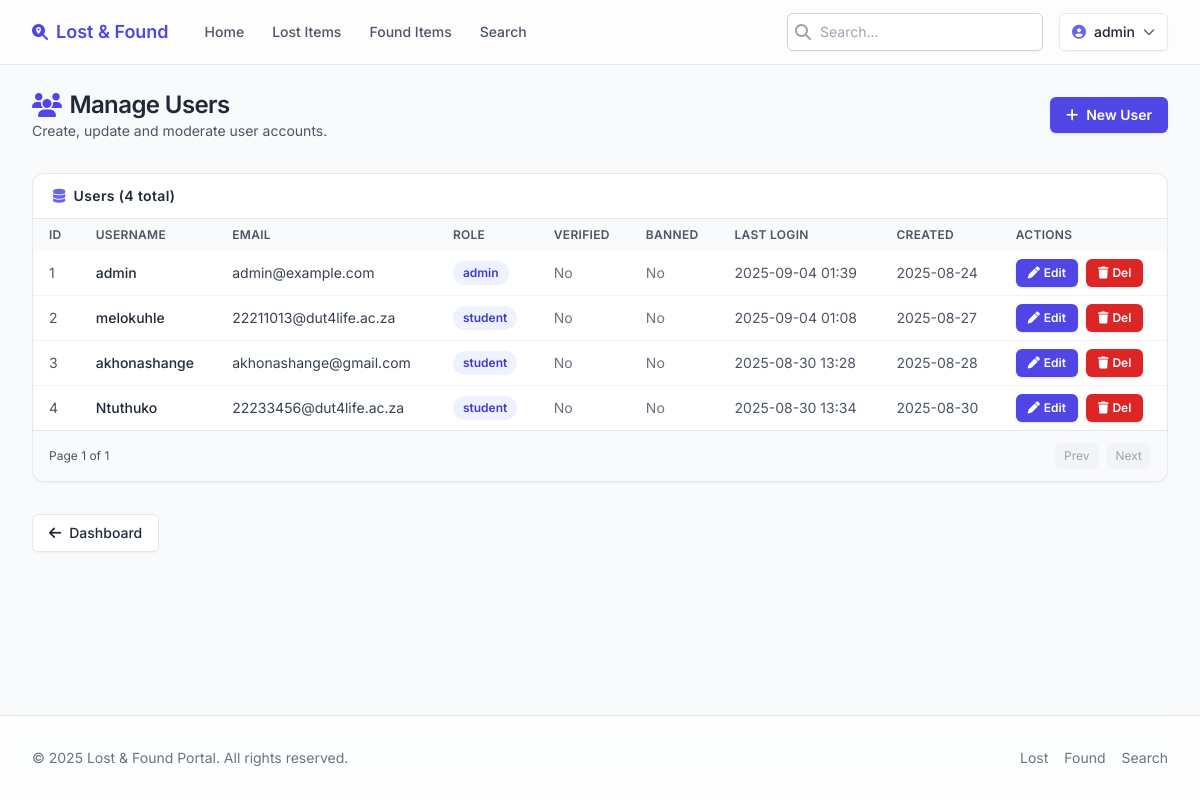
/admin/users (signed in), run on an earlier commit of the app's database.
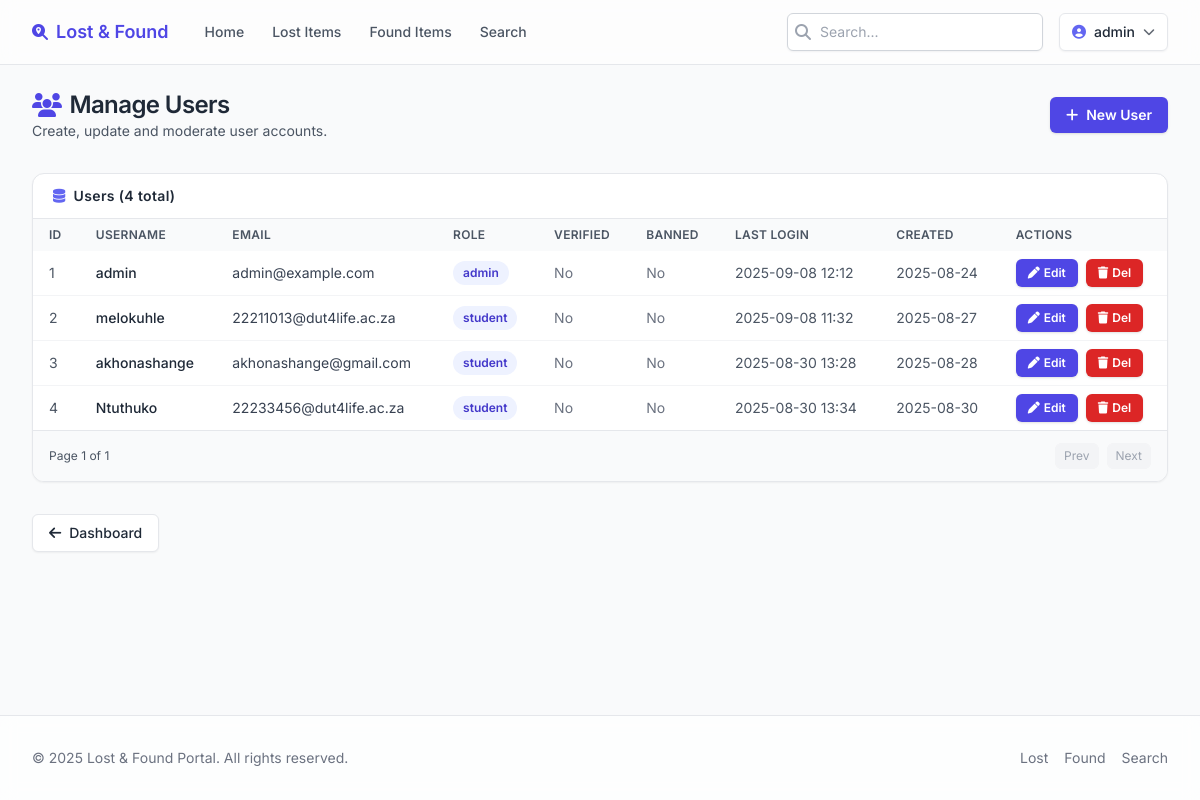
And on a later commit of the database.
### models.py (models this page shows, shortened)
class User(UserMixin, db.Model):
    __tablename__ = 'users'
    id = db.Column(db.Integer, primary_key=True)
    username = db.Column(db.String(80), unique=True, nullable=False)
    email = db.Column(db.String(120), unique=True, nullable=False)
    password_hash = db.Column(db.String(255), nullable=False)
    role = db.Column(db.String(20), default='student')  # 'student' or 'admin'
    is_verified = db.Column(db.Boolean, default=False)
    is_banned = db.Column(db.Boolean, default=False)
    created_at = db.Column(db.DateTime, default=db.func.current_timestamp())
    last_login = db.Column(db.DateTime, nullable=True)

### app.py (the view)
@app.route('/admin/users')
@login_required
@admin_required
def admin_users():
    page = request.args.get('page', 1, type=int)
    users = User.query.paginate(page=page, per_page=20, error_out=False)
    delete_forms = {user.id: DeleteUserForm() for user in users.items}
    return render_template('admin_users.html',
                         title='Manage Users',
                         users=users,
                         delete_forms=delete_forms)

### forms.py
class DeleteUserForm(FlaskForm):
    submit = SubmitField('Delete')

### __init__.py (called while the page is built)
def create_app():
    app = Flask(__name__)
    app.config.from_object(Config)
    db.init_app(app)
    login_manager.init_app(app)
    login_manager.login_view = 'login'
    login_manager.login_message = 'Please log in to access this page.'
    @login_manager.user_loader
    def load_user(user_id):
        from models import User
        return User.query.get(int(user_id))
    with app.app_context():
        import models
        db.create_all()
        from models import User
        admin_user = User.query.filter_by(username='admin').first()
        if not admin_user:
            admin_user = User(username='admin', email='admin@example.com', role='admin')
            admin_user.set_password('admin123')
            db.session.add(admin_user)
            db.session.commit()
    return app

### app.py (called while the page is built)
def admin_required(f):
    from functools import wraps
    @wraps(f)
    def decorated_function(*args, **kwargs):
        if not current_user.is_authenticated or current_user.role != 'admin':
            flash('You need admin privileges to access this page.', 'error')
            return redirect(url_for('login'))
        return f(*args, **kwargs)
    return decorated_function

### templates/admin_users.html (shortened to what this page needs)
{% extends "base.html" %}
{% block content %}
<div class="space-y-8">
    <div class="flex flex-col gap-3 md:flex-row md:items-center md:justify-between">
        <div>
            <h1 class="text-2xl font-semibold tracking-tight flex items-center gap-2"><i class="fas fa-users text-primary-600"></i><span>Manage Users</span></h1>
            <p class="text-sm text-gray-600">Create, update and moderate user accounts.</p>
        </div>
        <a href="{{ url_for('admin_create_user') }}" class="inline-flex items-center gap-2 rounded-md bg-primary-600 px-4 py-2 text-sm font-semibold text-white shadow hover:bg-primary-700"><i class="fas fa-plus"></i>New User</a>
    </div>
    <div class="rounded-xl border border-gray-200 bg-white shadow-sm overflow-hidden">
        <div class="flex items-center justify-between border-b px-5 py-3">
            <h2 class="text-sm font-semibold tracking-wide flex items-center gap-2"><i class="fas fa-database text-primary-500"></i>Users ({{ users.total }} total)</h2>
        </div>
        <div class="overflow-x-auto">
            {% if users.items %}
            <table class="min-w-full text-sm">
                <thead class="bg-gray-50 text-left text-xs uppercase tracking-wide text-gray-600">
                    <tr>
                        <th class="px-4 py-2 font-semibold">ID</th>
                        <th class="px-4 py-2 font-semibold">Username</th>
                        <th class="px-4 py-2 font-semibold">Email</th>
                        <th class="px-4 py-2 font-semibold">Role</th>
                        <th class="px-4 py-2 font-semibold">Verified</th>
                        <th class="px-4 py-2 font-semibold">Banned</th>
                        <th class="px-4 py-2 font-semibold">Last Login</th>
                        <th class="px-4 py-2 font-semibold">Created</th>
                        <th class="px-4 py-2 font-semibold">Actions</th>
                    </tr>
                </thead>
                <tbody class="divide-y divide-gray-100">
                    {% for user in users.items %}
                    <tr class="hover:bg-gray-50/70">
                        <td class="px-4 py-2 text-gray-600">{{ user.id }}</td>
                        <td class="px-4 py-2 font-medium text-gray-800">{{ user.username }}</td>
                        <td class="px-4 py-2 text-gray-700">{{ user.email }}</td>
                        <td class="px-4 py-2">
                            <span class="inline-flex rounded-full bg-primary-50 px-2.5 py-1 text-xs font-semibold text-primary-700">{{ user.role }}</span>
                        </td>
                        <td class="px-4 py-2">{% if user.is_verified %}<span class="text-emerald-600 font-medium">Yes</span>{% else %}<span class="text-gray-500">No</span>{% endif %}</td>
                        <td class="px-4 py-2">{% if user.is_banned %}<span class="text-red-600 font-medium">Yes</span>{% else %}<span class="text-gray-500">No</span>{% endif %}</td>
                        <td class="px-4 py-2 text-gray-600">{{ user.last_login.strftime('%Y-%m-%d %H:%M') if user.last_login else 'Never' }}</td>
                        <td class="px-4 py-2 text-gray-600">{{ user.created_at.strftime('%Y-%m-%d') }}</td>
                        <td class="px-4 py-2">
                            <div class="flex items-center gap-2">
                                <a href="{{ url_for('admin_edit_user', user_id=user.id) }}" class="inline-flex items-center rounded-md bg-indigo-600 px-3 py-1.5 text-xs font-semibold text-white shadow hover:bg-indigo-700"><i class="fas fa-pen mr-1"></i>Edit</a>
                                <form method="POST" action="{{ url_for('admin_delete_user', user_id=user.id) }}" onsubmit="return confirm('Delete this user?');">
                                    <button type="submit" class="inline-flex items-center rounded-md bg-red-600 px-3 py-1.5 text-xs font-semibold text-white shadow hover:bg-red-700"><i class="fas fa-trash mr-1"></i>Del</button>
                                </form>
                            </div>
                        </td>
                    </tr>
                    {% endfor %}
                </tbody>
            </table>
            {% else %}
            <p class="p-6 text-center text-sm text-gray-500">No users found.</p>
            {% endif %}
        </div>
        {% if users.items %}
        <div class="border-t bg-gray-50 px-4 py-3 flex items-center justify-between text-xs text-gray-600">
            <div>Page {{ users.page }} of {{ users.pages }}</div>
            <div class="flex items-center gap-2">
                {% if users.has_prev %}
                <a href="{{ url_for('admin_users', page=users.prev_num) }}" class="inline-flex items-center rounded-md border border-gray-200 bg-white px-2 py-1 font-medium hover:bg-gray-50">Prev</a>
                {% else %}
                <span class="inline-flex items-center rounded-md border border-gray-100 bg-gray-100 px-2 py-1 text-gray-400">Prev</span>
                {% endif %}
                {% if users.has_next %}
                <a href="{{ url_for('admin_users', page=users.next_num) }}" class="inline-flex items-center rounded-md border border-gray-200 bg-white px-2 py-1 font-medium hover:bg-gray-50">Next</a>
                {% else %}
                <span class="inline-flex items-center rounded-md border border-gray-100 bg-gray-100 px-2 py-1 text-gray-400">Next</span>
                {% endif %}
            </div>
        </div>
        {% endif %}
    </div>
    <div>
        <a href="{{ url_for('admin_dashboard') }}" class="inline-flex items-center gap-2 rounded-md border border-gray-200 bg-white px-4 py-2 text-sm font-medium shadow-sm hover:bg-gray-50"><i class="fas fa-arrow-left"></i>Dashboard</a>
    </div>
</div>
{% endblock %}

### templates/base.html (shortened to what this page needs)
<!DOCTYPE html>
<html lang="en" class="h-full">
<head>
    <script src="https://cdn.tailwindcss.com?plugins=forms,typography,aspect-ratio"></script>
    <link rel="stylesheet" href="https://cdnjs.cloudflare.com/ajax/libs/font-awesome/6.4.0/css/all.min.css" />
</head>
<body class="min-h-full bg-gray-50 text-gray-800 flex flex-col">
    <header class="sticky top-0 z-40 border-b bg-white/80 backdrop-blur supports-[backdrop-filter]:bg-white/60">
        <div class="max-w-7xl mx-auto px-4 sm:px-6 lg:px-8">
            <div class="flex h-16 items-center justify-between gap-4">
                <div class="flex items-center gap-6">
                    <a href="{{ url_for('index') }}" class="flex items-center gap-2 font-semibold text-primary-600 hover:text-primary-700">
                        <i class="fas fa-search-location"></i>
                        <span class="text-lg">Lost &amp; Found</span>
                    </a>
                    <nav class="hidden md:flex gap-1">
                        <a href="{{ url_for('index') }}" class="px-3 py-2 text-sm font-medium rounded-md {{ 'bg-primary-50 text-primary-700' if request.endpoint=='index' else 'text-gray-600 hover:text-gray-900 hover:bg-gray-100' }}">Home</a>
                        <a href="{{ url_for('browse_lost_items') }}" class="px-3 py-2 text-sm font-medium rounded-md {{ 'bg-primary-50 text-primary-700' if request.endpoint=='browse_lost_items' else 'text-gray-600 hover:text-gray-900 hover:bg-gray-100' }}">Lost Items</a>
                        <a href="{{ url_for('browse_found_items') }}" class="px-3 py-2 text-sm font-medium rounded-md {{ 'bg-primary-50 text-primary-700' if request.endpoint=='browse_found_items' else 'text-gray-600 hover:text-gray-900 hover:bg-gray-100' }}">Found Items</a>
                        <a href="{{ url_for('search_items') }}" class="px-3 py-2 text-sm font-medium rounded-md {{ 'bg-primary-50 text-primary-700' if request.endpoint=='search_items' else 'text-gray-600 hover:text-gray-900 hover:bg-gray-100' }}">Search</a>
                    </nav>
                </div>
                <div class="flex items-center gap-4">
                    <form action="{{ url_for('search_items') }}" method="get" class="hidden lg:block">
                        <label class="relative block">
                            <span class="absolute inset-y-0 left-0 flex items-center pl-2 text-gray-400"><i class="fas fa-search"></i></span>
                            <input name="query" placeholder="Search..." class="w-64 rounded-md border border-gray-300 bg-white py-2 pl-8 pr-3 text-sm placeholder-gray-400 shadow-sm focus:border-primary-500 focus:ring-2 focus:ring-primary-500/50" />
                        </label>
                    </form>
                    {% if current_user.is_authenticated %}
                        <div class="relative" id="user-menu-wrapper">
                            <button id="user-menu-button" type="button" class="flex items-center gap-2 rounded-md border border-gray-200 bg-white px-3 py-2 text-sm font-medium shadow-sm hover:bg-gray-50 focus:outline-none focus:ring-2 focus:ring-primary-500">
                                <i class="fas fa-user-circle text-primary-500"></i>
                                <span class="hidden sm:inline">{{ current_user.username }}</span>
                                <i class="fas fa-chevron-down text-xs opacity-70"></i>
                            </button>
                        </div>
                    {% else %}
                        <a href="{{ url_for('login') }}" class="rounded-md bg-primary-600 px-4 py-2 text-sm font-semibold text-white shadow hover:bg-primary-700 focus:outline-none focus:ring-2 focus:ring-primary-500">Login</a>
                    {% endif %}
                </div>
            </div>
        </div>
    </header>
    <main class="flex-1 w-full max-w-7xl mx-auto px-4 sm:px-6 lg:px-8 py-6">
        {% block content %}{% endblock %}
    </main>
    <footer class="mt-16 border-t bg-white/70 backdrop-blur">
        <div class="max-w-7xl mx-auto px-4 sm:px-6 lg:px-8 py-8">
            <div class="flex flex-col md:flex-row items-center justify-between gap-4 text-sm text-gray-500">
                <p>&copy; {{ current_year if current_year else '2025' }} Lost &amp; Found Portal. All rights reserved.</p>
                <div class="flex items-center gap-4">
                    <a href="{{ url_for('browse_lost_items') }}" class="hover:text-gray-800">Lost</a>
                    <a href="{{ url_for('browse_found_items') }}" class="hover:text-gray-800">Found</a>
                    <a href="{{ url_for('search_items') }}" class="hover:text-gray-800">Search</a>
                </div>
            </div>
        </div>
    </footer>
</body>
</html>

### templates/base.html (style rules this page uses)
body { font-family: 'Inter', ui-sans-serif, system-ui; }

What changed in the data, as far as the page shows it:
changed User "admin": last_login "2025-09-04 01:39" → "2025-09-08 12:12"
changed User "melokuhle": last_login "2025-09-04 01:08" → "2025-09-08 11:32"
